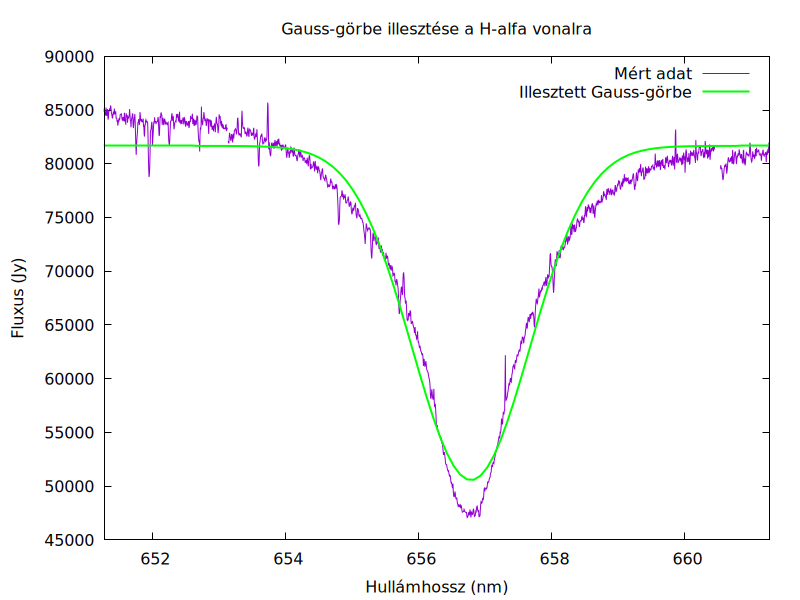

Reproduce this figure in gnuplot.
set output '4_gauss_illesztes.png'
set title "Gauss-görbe illesztése a H-alfa vonalra"
set xrange [651.27:661.27]
G(x) = b * exp(-((x - mu)**2) / (2 * sigma**2)) + C
mu = 656.27
sigma = 1.0
C = 85000
b = 43000
fit [651.27:661.27] G(x) 'hd21686.dat' using 1:2 via b, mu, sigma, C
plot 'hd21686.dat' using 1:2 with lines title "Mért adat", \
     G(x) with lines linewidth 2 linecolor rgb 'green' title "Illesztett Gauss-görbe"
